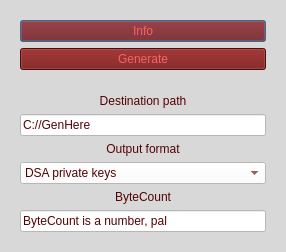
<?xml version="1.0" encoding="UTF-8"?>
<ui version="4.0">
 <class>Generate</class>
 <widget class="QDialog" name="Generate">
  <property name="geometry">
   <rect>
    <x>0</x>
    <y>0</y>
    <width>286</width>
    <height>239</height>
   </rect>
  </property>
  <property name="windowTitle">
   <string>GenerateWindow</string>
  </property>
  <property name="styleSheet">
   <string notr="true">background-color:#D8D8D8</string>
  </property>
  <layout class="QVBoxLayout" name="verticalLayout_3">
   <item>
    <widget class="QWidget" name="ButtonBox" native="true">
     <layout class="QVBoxLayout" name="verticalLayout">
      <item>
       <widget class="QPushButton" name="GenInfobtn">
        <property name="styleSheet">
         <string notr="true">background-color:#720E0E;color:#F86262</string>
        </property>
        <property name="text">
         <string>Info</string>
        </property>
       </widget>
      </item>
      <item>
       <widget class="QPushButton" name="GenGeneratebtn">
        <property name="styleSheet">
         <string notr="true">background-color:#720E0E;color:#F86262</string>
        </property>
        <property name="text">
         <string>Generate</string>
        </property>
       </widget>
      </item>
     </layout>
    </widget>
   </item>
   <item>
    <widget class="QWidget" name="ParamBox" native="true">
     <layout class="QVBoxLayout" name="verticalLayout_2">
      <item>
       <widget class="QLabel" name="GenParam1lbl">
        <property name="styleSheet">
         <string notr="true">background-color:#D8D8D8;color:#550202</string>
        </property>
        <property name="text">
         <string>Destination path</string>
        </property>
        <property name="alignment">
         <set>Qt::AlignCenter</set>
        </property>
       </widget>
      </item>
      <item>
       <widget class="QLineEdit" name="GenInput1">
        <property name="styleSheet">
         <string notr="true">background-color:#FFFFFF;color:#550202</string>
        </property>
        <property name="text">
         <string>C://GenHere</string>
        </property>
       </widget>
      </item>
      <item>
       <widget class="QLabel" name="GenParam2lbl">
        <property name="styleSheet">
         <string notr="true">background-color:#D8D8D8;color:#550202</string>
        </property>
        <property name="text">
         <string>Output format</string>
        </property>
        <property name="alignment">
         <set>Qt::AlignCenter</set>
        </property>
       </widget>
      </item>
      <item>
       <widget class="QComboBox" name="OutputFormatcBox">
        <property name="styleSheet">
         <string notr="true">background-color:white;color:#550202</string>
        </property>
        <item>
         <property name="text">
          <string>DSA private keys</string>
         </property>
        </item>
        <item>
         <property name="text">
          <string>DSA private messages</string>
         </property>
        </item>
        <item>
         <property name="text">
          <string>ANSI X9.17(RIJNDAEL)</string>
         </property>
        </item>
        <item>
         <property name="text">
          <string>ANSI X9.17(DES)</string>
         </property>
        </item>
        <item>
         <property name="text">
          <string>BBS</string>
         </property>
        </item>
       </widget>
      </item>
      <item>
       <widget class="QLabel" name="GenParam3lbl">
        <property name="styleSheet">
         <string notr="true">background-color:#D8D8D8;color:#550202</string>
        </property>
        <property name="text">
         <string>ByteCount</string>
        </property>
        <property name="alignment">
         <set>Qt::AlignCenter</set>
        </property>
       </widget>
      </item>
      <item>
       <widget class="QLineEdit" name="GenInput3">
        <property name="styleSheet">
         <string notr="true">background-color:#FFFFFF;color:#550202</string>
        </property>
        <property name="text">
         <string>ByteCount is a number, pal</string>
        </property>
       </widget>
      </item>
     </layout>
    </widget>
   </item>
  </layout>
 </widget>
 <resources/>
 <connections/>
</ui>
